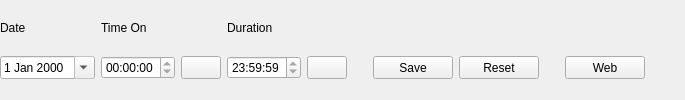
        <widget class="QWidget" name="thirdLineWidget" native="true">
         <layout class="QGridLayout" name="thirdLineLayout">
          <property name="leftMargin">
           <number>0</number>
          </property>
          <property name="topMargin">
           <number>0</number>
          </property>
          <property name="rightMargin">
           <number>0</number>
          </property>
          <property name="bottomMargin">
           <number>0</number>
          </property>
          <property name="verticalSpacing">
           <number>0</number>
          </property>
          <item row="1" column="4">
           <widget class="QPushButton" name="stopTimerButton">
            <property name="enabled">
             <bool>true</bool>
            </property>
            <property name="sizePolicy">
             <sizepolicy hsizetype="Minimum" vsizetype="Preferred">
              <horstretch>0</horstretch>
              <verstretch>0</verstretch>
             </sizepolicy>
            </property>
            <property name="focusPolicy">
             <enum>Qt::NoFocus</enum>
            </property>
            <property name="text">
             <string/>
            </property>
            <property name="icon">
             <iconset resource="../res/icons/icons.qrc">
              <normaloff>:/icons/baseline-stop-24px.svg</normaloff>:/icons/baseline-stop-24px.svg</iconset>
            </property>
            <property name="iconSize">
             <size>
              <width>12</width>
              <height>16</height>
             </size>
            </property>
           </widget>
          </item>
          <item row="1" column="6">
           <widget class="QPushButton" name="saveButton">
            <property name="sizePolicy">
             <sizepolicy hsizetype="Minimum" vsizetype="Preferred">
              <horstretch>0</horstretch>
              <verstretch>0</verstretch>
             </sizepolicy>
            </property>
            <property name="focusPolicy">
             <enum>Qt::NoFocus</enum>
            </property>
            <property name="text">
             <string>Save</string>
            </property>
            <property name="icon">
             <iconset theme="document-save">
              <normaloff>.</normaloff>.</iconset>
            </property>
           </widget>
          </item>
          <item row="1" column="11">
           <spacer name="horizontalSpacer_7">
            <property name="orientation">
             <enum>Qt::Horizontal</enum>
            </property>
            <property name="sizeHint" stdset="0">
             <size>
              <width>40</width>
              <height>20</height>
             </size>
            </property>
           </spacer>
          </item>
          <item row="1" column="5">
           <spacer name="horizontalSpacer_4">
            <property name="orientation">
             <enum>Qt::Horizontal</enum>
            </property>
            <property name="sizeType">
             <enum>QSizePolicy::Maximum</enum>
            </property>
            <property name="sizeHint" stdset="0">
             <size>
              <width>20</width>
              <height>20</height>
             </size>
            </property>
           </spacer>
          </item>
          <item row="1" column="10">
           <widget class="QPushButton" name="webLookupButton">
            <property name="sizePolicy">
             <sizepolicy hsizetype="Minimum" vsizetype="Preferred">
              <horstretch>0</horstretch>
              <verstretch>0</verstretch>
             </sizepolicy>
            </property>
            <property name="focusPolicy">
             <enum>Qt::NoFocus</enum>
            </property>
            <property name="toolTip">
             <string>Lookup the call on the web. The query URL can be changed in Settings -&gt; Callbook</string>
            </property>
            <property name="text">
             <string>Web</string>
            </property>
            <property name="icon">
             <iconset resource="../res/icons/icons.qrc">
              <normaloff>:/icons/baseline-search-24px.svg</normaloff>:/icons/baseline-search-24px.svg</iconset>
            </property>
           </widget>
          </item>
          <item row="1" column="9">
           <spacer name="horizontalSpacer">
            <property name="orientation">
             <enum>Qt::Horizontal</enum>
            </property>
            <property name="sizeType">
             <enum>QSizePolicy::Maximum</enum>
            </property>
            <property name="sizeHint" stdset="0">
             <size>
              <width>20</width>
              <height>20</height>
             </size>
            </property>
           </spacer>
          </item>
          <item row="1" column="0">
           <widget class="QDateEdit" name="dateEdit">
            <property name="maximumSize">
             <size>
              <width>16777215</width>
              <height>30</height>
             </size>
            </property>
            <property name="focusPolicy">
             <enum>Qt::ClickFocus</enum>
            </property>
            <property name="readOnly">
             <bool>true</bool>
            </property>
            <property name="calendarPopup">
             <bool>true</bool>
            </property>
            <property name="timeSpec">
             <enum>Qt::UTC</enum>
            </property>
           </widget>
          </item>
          <item row="1" column="1">
           <widget class="QTimeEdit" name="timeOnEdit">
            <property name="focusPolicy">
             <enum>Qt::ClickFocus</enum>
            </property>
            <property name="readOnly">
             <bool>true</bool>
            </property>
            <property name="displayFormat">
             <string notr="true">hh:mm:ss</string>
            </property>
            <property name="calendarPopup">
             <bool>true</bool>
            </property>
            <property name="timeSpec">
             <enum>Qt::UTC</enum>
            </property>
           </widget>
          </item>
          <item row="0" column="1">
           <widget class="QLabel" name="timeOnLabel">
            <property name="sizePolicy">
             <sizepolicy hsizetype="Preferred" vsizetype="Fixed">
              <horstretch>0</horstretch>
              <verstretch>0</verstretch>
             </sizepolicy>
            </property>
            <property name="text">
             <string>Time On</string>
            </property>
           </widget>
          </item>
          <item row="1" column="8">
           <widget class="QPushButton" name="resetButton">
            <property name="sizePolicy">
             <sizepolicy hsizetype="Minimum" vsizetype="Preferred">
              <horstretch>0</horstretch>
              <verstretch>0</verstretch>
             </sizepolicy>
            </property>
            <property name="focusPolicy">
             <enum>Qt::NoFocus</enum>
            </property>
            <property name="text">
             <string>Reset</string>
            </property>
            <property name="icon">
             <iconset theme="document-revert">
              <normaloff>.</normaloff>.</iconset>
            </property>
           </widget>
          </item>
          <item row="1" column="2">
           <widget class="QPushButton" name="startTimerButton">
            <property name="sizePolicy">
             <sizepolicy hsizetype="Minimum" vsizetype="Preferred">
              <horstretch>0</horstretch>
              <verstretch>0</verstretch>
             </sizepolicy>
            </property>
            <property name="focusPolicy">
             <enum>Qt::NoFocus</enum>
            </property>
            <property name="text">
             <string/>
            </property>
            <property name="icon">
             <iconset resource="../res/icons/icons.qrc">
              <normaloff>:/icons/baseline-play_arrow-24px.svg</normaloff>:/icons/baseline-play_arrow-24px.svg</iconset>
            </property>
            <property name="iconSize">
             <size>
              <width>12</width>
              <height>16</height>
             </size>
            </property>
           </widget>
          </item>
          <item row="0" column="0">
           <widget class="QLabel" name="dateLabel">
            <property name="sizePolicy">
             <sizepolicy hsizetype="Preferred" vsizetype="Fixed">
              <horstretch>0</horstretch>
              <verstretch>0</verstretch>
             </sizepolicy>
            </property>
            <property name="text">
             <string>Date</string>
            </property>
           </widget>
          </item>
          <item row="0" column="3">
           <widget class="QLabel" name="qsoDurationLabel">
            <property name="text">
             <string>Duration</string>
            </property>
           </widget>
          </item>
          <item row="1" column="3">
           <widget class="QTimeEdit" name="qsoDurationEdit">
            <property name="focusPolicy">
             <enum>Qt::ClickFocus</enum>
            </property>
            <property name="readOnly">
             <bool>true</bool>
            </property>
            <property name="date">
             <date>
              <year>1999</year>
              <month>12</month>
              <day>31</day>
             </date>
            </property>
            <property name="maximumDate">
             <date>
              <year>1999</year>
              <month>12</month>
              <day>31</day>
             </date>
            </property>
            <property name="currentSection">
             <enum>QDateTimeEdit::HourSection</enum>
            </property>
            <property name="displayFormat">
             <string notr="true">HH:mm:ss</string>
            </property>
            <property name="timeSpec">
             <enum>Qt::UTC</enum>
            </property>
           </widget>
          </item>
         </layout>
        </widget>
